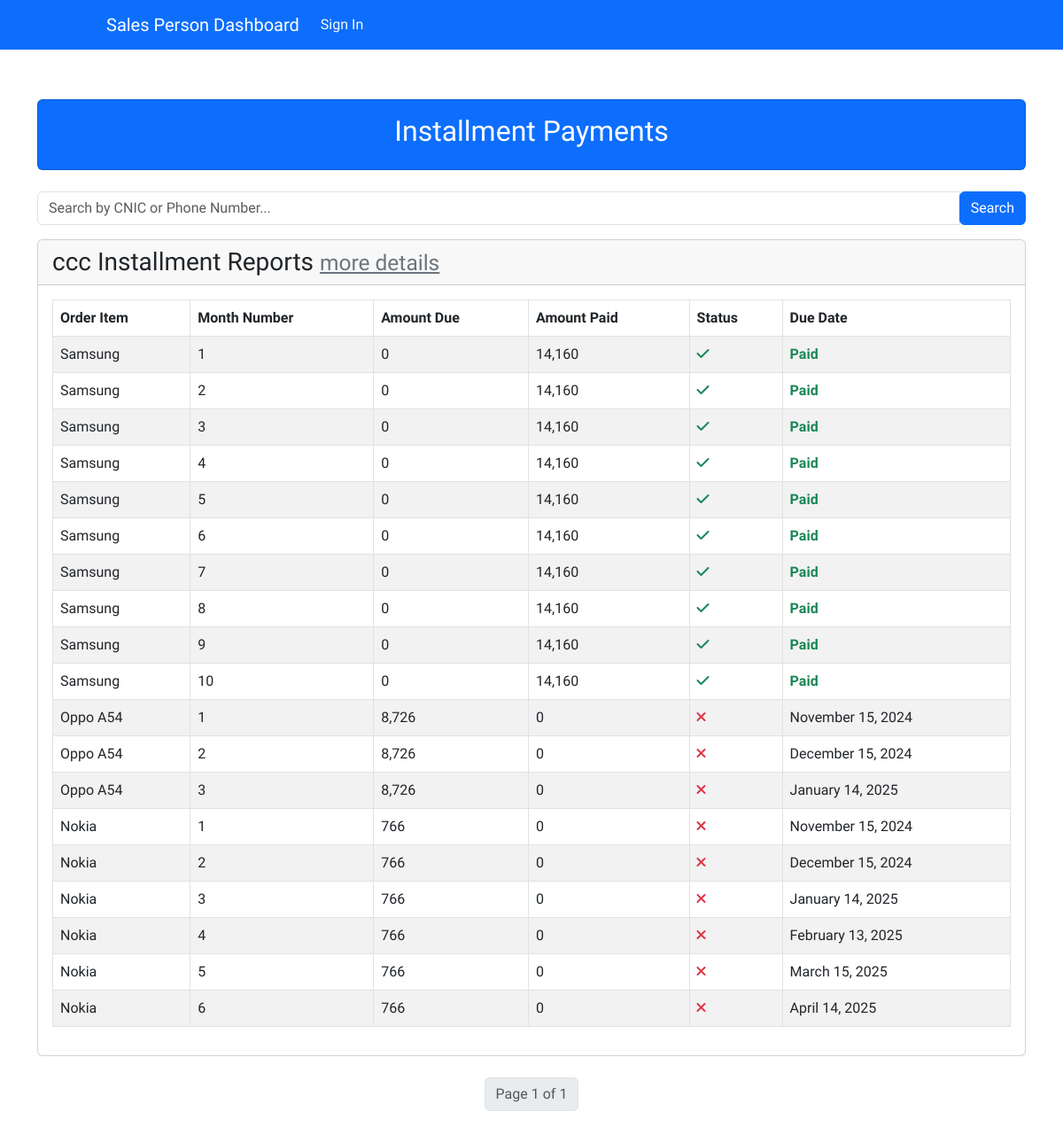
The page /order/total_bill/ on the database its author committed.
### account/models.py (models this page shows, shortened)
class Customer(models.Model):
    first_name = models.CharField(max_length=50)
    last_name = models.CharField(max_length=50)
    email = models.EmailField(max_length=50)
    phone_number = models.CharField(max_length=15)
    address = models.TextField()
    cnic = models.CharField(max_length=15, unique=True)

### order/models.py (models this page shows, shortened)
class InstallmentPayment(models.Model):
    order_item = models.ForeignKey('OrderItem', related_name='installments', on_delete=models.CASCADE)
    customer = models.ForeignKey(Customer, on_delete=models.CASCADE, related_name='installments')
    month_number = models.PositiveIntegerField()
    amount_due = models.IntegerField()
    amount_paid = models.IntegerField(default=0)
    is_paid = models.BooleanField(default=False)
    initial_amount_due = models.DecimalField(max_digits=10, decimal_places=2, editable=False)  # Track the original amount_due
    due_date = models.DateTimeField(null=True, blank=True)

class OrderItem(models.Model):
    order = models.ForeignKey(Order, related_name='items', on_delete=models.CASCADE)
    customer = models.ForeignKey(Customer, on_delete=models.CASCADE, related_name='order_items')
    product = models.ForeignKey(Product, on_delete=models.SET_NULL, null=True)
    quantity = models.PositiveIntegerField(default=1)
    price = models.DecimalField(max_digits=10, decimal_places=2)
    total_price = models.DecimalField(max_digits=10, decimal_places=2)  # Pre-calculated

### products/models.py (models this page shows, shortened)
class Product(models.Model):
    name = models.CharField(max_length=100)
    photo = models.ImageField(upload_to='products_images')
    price = models.IntegerField()
    details = models.TextField()
    category = models.ForeignKey(Category, on_delete=models.CASCADE)
    date = models.DateTimeField(auto_now_add=True)
    inventory = models.IntegerField(default=1, validators=[MinValueValidator(0)])
    delivery_fee = models.IntegerField(default=290)
    down_payment_3_months = models.FloatField(default=30.0)
    down_payment_6_months = models.FloatField(default=20.0)
    down_payment_9_months = models.FloatField(default=15.0)
    down_payment_12_months = models.FloatField(default=10.0)
    fee_3_months = models.FloatField(default=10.0)
    fee_6_months = models.FloatField(default=15.0)
    fee_9_months = models.FloatField(default=20.0)
    fee_12_months = models.FloatField(default=30.0)

### order/views.py (the view)
# urls.py: path('total_bill/', views.total_bill_view, name='total_bill'),
def total_bill_view(request):
    installments = InstallmentPayment.objects.all().order_by('customer')
    search_query = request.GET.get('search', '')
    clean_search_query = search_query.strip()
    if clean_search_query:
        filters = Q(customer__cnic__icontains=clean_search_query) | Q(customer__phone_number__icontains=clean_search_query)
        installments = installments.filter(filters).order_by('customer')
    paginator = Paginator(installments, 38)
    page_number = request.GET.get('page')
    page_obj = paginator.get_page(page_number)
    grouped_installments = defaultdict(list)
    for installment in page_obj:
        grouped_installments[installment.customer].append(installment)
    return render(request, 'order/installmentpayment_list.html', {
        "grouped_installments": dict(grouped_installments),
        "page_obj": page_obj,
    })

### order/templates/order/installmentpayment_list.html (shortened to what this page needs)
{% extends "base.html" %}
{% load humanize %}
{% block content %}
<div class="container mt-4">
    <div class="card text-white bg-primary text-center mb-4">
        <div class="card-body">
            <h2 class="card-title">Installment Payments</h2>
        </div>
    </div>
    <form method="get" action="{% url 'order:total_bill' %}" class="form-inline mb-3">
        <div class="input-group">
            <input type="text" name="search" class="form-control" placeholder="Search by CNIC or Phone Number..." value="{{ request.GET.search }}">
            <div class="input-group-append">
                <button class="btn btn-primary" type="submit">Search</button>
            </div>
        </div>
    </form>
    {% if grouped_installments %}
        {% for customer, installments in grouped_installments.items %}
            <div class="card mb-4">
                <div class="card-header">
                    <h3 class="mb-0">
                        {% if customer.first_name or customer.last_name %}
                            {{ customer.first_name }} {{ customer.last_name }}
                        {% else %}
                            Unnamed Customer
                        {% endif %}
                        Installment Reports
                        <a href="{% url 'account:customer_detail' customer.id %}" class="text-secondary small ml-2">more details</a>
                    </h3>
                </div>
                <div class="card-body">
                    <table class="table table-striped table-bordered">
                        <thead class="thead-dark">
                            <tr>
                                <th>Order Item</th>
                                <th>Month Number</th>
                                <th>Amount Due</th>
                                <th>Amount Paid</th>
                                <th>Status</th>
                                <th>Due Date</th>
                            </tr>
                        </thead>
                        <tbody>
                            {% for installment in installments %}
                                <tr>
                                    <td>{{ installment.order_item.product.name }}</td>
                                    <td>{{ installment.month_number }}</td>
                                    <td>{{ installment.amount_due | intcomma:False }}</td>
                                    <td>{{ installment.amount_paid | intcomma:False }}</td>
                                    <td>
                                        {% if installment.is_paid %}
                                        <i class="fas fa-check text-success"></i>
                                        {% else %}
                                        <i class="fas fa-times text-danger"></i>
                                        {% endif %}
                                    </td>
                                    <td>
                                        {% if installment.is_paid %}
                                        <b>
                                            <span class=" text-success">Paid</span>
                                        </b>
                                        {% else %}
                                        {{ installment.due_date|date:"F j, Y" }}
                                        {% endif %}
                                    </td>
                                </tr>
                            {% empty %}
                                <tr>
                                    <td colspan="6" class="text-center">No installments found for this customer.</td>
                                </tr>
                            {% endfor %}
                        </tbody>
                    </table>
                </div>
            </div>
        {% endfor %}
        <nav aria-label="Page navigation">
            <ul class="pagination justify-content-center">
                <li class="page-item disabled">
                    <span class="page-link">Page {{ page_obj.number }} of {{ page_obj.paginator.num_pages }}</span>
                </li>
            </ul>
        </nav>
    {% else %}
        <p>No customers with installment payments found.</p>
    {% endif %}
</div>
{% endblock content %}

### static/CSS/style.css (style rules this page uses)
:root { --color-red: hsl(14, 86%, 42%); --color-rose-50: hsl(20, 50%, 98%); --color-rose-100: hsl(13, 31%, 94%); --color-rose-300: hsl(14, 25%, 72%); --color-rose-500: hsl(12, 20%, 44%); --color-rose-900: hsl(14, 65%, 9%); --font-body: 'Red Hat Text', sans-serif; --font-size-body: 16px; --font-weight-normal: 400; --font-weight-medium: 600; --font-weight-bold: 700; }
* { font-family: var(--font-body); box-sizing: border-box; }
body { min-height: 100vh; margin: 0; padding: 0; font-size: var(--font-size-body); background-color: var(--color-rose-50); }
.container { padding: 2rem 2rem 5rem; }

### rows shown on the page
Customer: first_name "ccc"
InstallmentPayment: order_item.product.name "Samsung", month_number "1", amount_due "0", amount_paid "14,160", is_paid True (drawn)
InstallmentPayment: order_item.product.name "Samsung", month_number "2", amount_due "0", amount_paid "14,160", is_paid True (drawn)
InstallmentPayment: order_item.product.name "Samsung", month_number "3", amount_due "0", amount_paid "14,160", is_paid True (drawn)
InstallmentPayment: order_item.product.name "Samsung", month_number "4", amount_due "0", amount_paid "14,160", is_paid True (drawn)
InstallmentPayment: order_item.product.name "Samsung", month_number "5", amount_due "0", amount_paid "14,160", is_paid True (drawn)
InstallmentPayment: order_item.product.name "Samsung", month_number "6", amount_due "0", amount_paid "14,160", is_paid True (drawn)
InstallmentPayment: order_item.product.name "Samsung", month_number "7", amount_due "0", amount_paid "14,160", is_paid True (drawn)
InstallmentPayment: order_item.product.name "Samsung", month_number "8", amount_due "0", amount_paid "14,160", is_paid True (drawn)
InstallmentPayment: order_item.product.name "Samsung", month_number "9", amount_due "0", amount_paid "14,160", is_paid True (drawn)
InstallmentPayment: order_item.product.name "Samsung", month_number "10", amount_due "0", amount_paid "14,160", is_paid True (drawn)
InstallmentPayment: order_item.product.name "Oppo A54", month_number "1", amount_due "8,726", amount_paid "0", is_paid False (drawn), due_date "November 15, 2024"
InstallmentPayment: order_item.product.name "Oppo A54", month_number "2", amount_due "8,726", amount_paid "0", is_paid False (drawn), due_date "December 15, 2024"
InstallmentPayment: order_item.product.name "Oppo A54", month_number "3", amount_due "8,726", amount_paid "0", is_paid False (drawn), due_date "January 14, 2025"
InstallmentPayment: order_item.product.name "Nokia", month_number "1", amount_due "766", amount_paid "0", is_paid False (drawn), due_date "November 15, 2024"
InstallmentPayment: order_item.product.name "Nokia", month_number "2", amount_due "766", amount_paid "0", is_paid False (drawn), due_date "December 15, 2024"
InstallmentPayment: order_item.product.name "Nokia", month_number "3", amount_due "766", amount_paid "0", is_paid False (drawn), due_date "January 14, 2025"
InstallmentPayment: order_item.product.name "Nokia", month_number "4", amount_due "766", amount_paid "0", is_paid False (drawn), due_date "February 13, 2025"
InstallmentPayment: order_item.product.name "Nokia", month_number "5", amount_due "766", amount_paid "0", is_paid False (drawn), due_date "March 15, 2025"
InstallmentPayment: order_item.product.name "Nokia", month_number "6", amount_due "766", amount_paid "0", is_paid False (drawn), due_date "April 14, 2025"

### other values the page prints
{{ page_obj.number }} "1"
{{ page_obj.paginator.num_pages }} "1"
